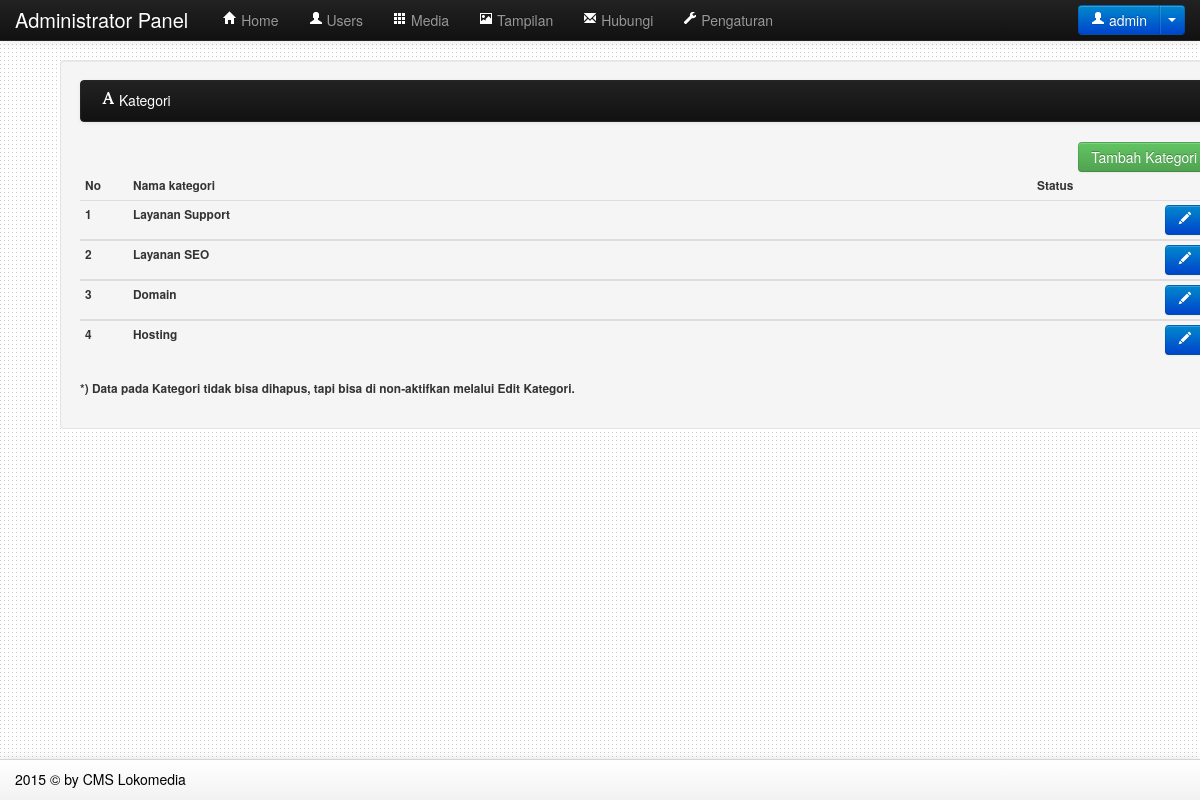
Page /adminweb/media.php?module=kategori (signed in) on the committed database.
### tables this page shows
CREATE TABLE IF NOT EXISTS `kategori` (
  `id_kategori` int(5) NOT NULL AUTO_INCREMENT,
  `nama_kategori` varchar(100) NOT NULL,
  `kategori_seo` varchar(100) NOT NULL,
  PRIMARY KEY (`id_kategori`)
);

### adminweb/modul/mod_kategori/kategori.php (the view, shortened to what this page needs)
<?php
 if (empty($_SESSION['username']) AND empty($_SESSION['passuser'])){
  echo "<link href='style.css' rel='stylesheet' type='text/css'>
 <center>Untuk mengakses modul, Anda harus login <br>";
  echo "<a href=../../index.php><b>LOGIN</b></a></center>";
}
else{
switch($_GET[act]){
  default:
    echo "<div class='well'>
	<div class='navbar navbar-inverse'>
<div class='navbar-inner'>
<div class='container'>
<ul class='nav'>
<li><div style='color:white; padding-top:9px; text-align:left;'><i class='icon-font icon-white'></i> Kategori</div></li>
</ul>
</div>
</div>
</div><h6>
<input type=button value='Tambah Kategori' onclick=location.href='?module=kategori&act=tambahkategori' class='btn btn-success pull-right'><br/>
          <table class='table table-condensed' width=100%>
         <thead> <tr><th>No</th><th>Nama kategori</th><th>Status</th><th></th></tr></thead>";
    $tampil=mysql_query("SELECT * FROM kategori ORDER BY id_kategori DESC");
    $no=1;
    while ($r=mysql_fetch_array($tampil)){
       echo "<tbody><tr><td>$no</td>
             <td width=80%>$r[nama_kategori]</td>
             <td>$r[aktif]</td>
             <td><a href=?module=kategori&act=editkategori&id=$r[id_kategori] class='btn btn-primary pull-right'><i class='icon-pencil icon-white'></i></a>
             </td></tr></tbody>";
      $no++;
    }
    echo "</table>";
    echo "<div id=paging>*) Data pada Kategori tidak bisa dihapus, tapi bisa di non-aktifkan melalui Edit Kategori.</div></h6></div>";
    break;
}
}
?>

### rows in the picture
kategori: nama_kategori "Layanan Support"
kategori: nama_kategori "Layanan SEO"
kategori: nama_kategori "Domain"
kategori: nama_kategori "Hosting"

### other values in the picture
$_SESSION[namauser] "admin"
